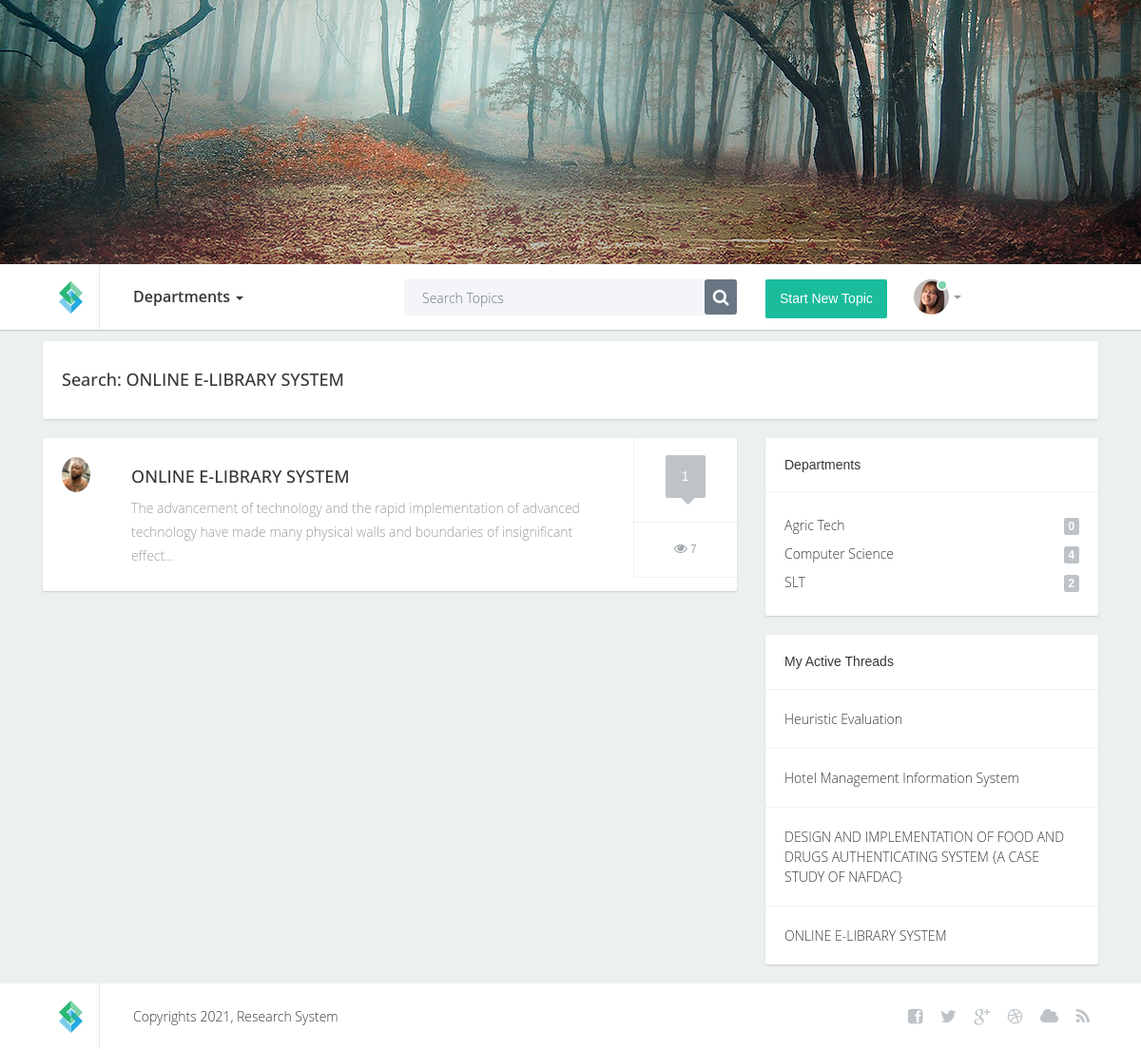
/search.php?s=ONLINE E-LIBRARY SYSTEM (signed in), run on the app's committed database.
### tables this page shows
CREATE TABLE `posts` (
  `id` int(11) NOT NULL,
  `user_id` int(11) NOT NULL,
  `department_id` int(11) NOT NULL,
  `title` varchar(140) NOT NULL,
  `content` text NOT NULL,
  `document` varchar(190) NOT NULL,
  `time_added` timestamp NOT NULL DEFAULT current_timestamp() ON UPDATE current_timestamp(),
  `views` int(11) NOT NULL DEFAULT 0
);

CREATE TABLE `users` (
  `id` int(11) NOT NULL,
  `department_id` int(11) NOT NULL,
  `first_name` varchar(120) NOT NULL,
  `last_name` varchar(120) NOT NULL,
  `username` varchar(120) NOT NULL,
  `profile_image` varchar(120) NOT NULL,
  `password` text NOT NULL,
  `time_added` timestamp NOT NULL DEFAULT current_timestamp() ON UPDATE current_timestamp()
);

CREATE TABLE `departments` (
  `id` int(11) NOT NULL,
  `department` varchar(140) NOT NULL
);

### core/db.class.php (called while the page is built, shortened)
<?php
    class DB {
        public $host = 'localhost';
        public $dbname = 'research_system';
        public $password = '';
        public $username = 'root';
        public $conn;
        function __construct(){
            try {
                $this->conn = new PDO("mysql:host=$this->host;dbname=$this->dbname;", $this->username, $this->password);
                $this->conn->setAttribute(PDO::ATTR_ERRMODE,PDO::ERRMODE_EXCEPTION);
            } catch (PDOException $ex) {
                echo 'Error in database connection '. $ex->getMessage();
            }
        }
        function prep($query){
            return $this->conn->prepare($query);
        }
        function fetchAll($query,$value){
            $query = $this->prep($query);
            $query->execute($value);
            return $query->fetchAll();
        }
        function num_row($query,$value){
            $query = $this->prep($query);
            $query->execute($value);
            return $query->rowCount();
        }
    }
?>

### core/posts.class.php (called while the page is built, shortened)
<?php
    include_once 'db.class.php';
    class Posts extends DB{
        function fetch_user_posts($user_id){
            return DB::fetchAll("SELECT *,posts.id FROM posts
            JOIN departments on departments.id = posts.department_id
            JOIN users on users.id = posts.user_id
            WHERE posts.user_id = ?
            ORDER BY posts.id DESC ",[$user_id]);
        }
        function fetch_department_post_nums($department_id){
            return DB::num_row("SELECT posts.id FROM posts WHERE posts.department_id = ?",[$department_id]);
        }
        function fetch_post_comments_num($post_id){
            return DB::num_row("SELECT * FROM comments WHERE post_id = ? ORDER BY id DESC ",[$post_id]);
        }
        function fetch_search_posts($s){
            return DB::fetchAll("SELECT *,posts.id FROM posts
            JOIN departments on departments.id = posts.department_id
            JOIN users on users.id = posts.user_id
            WHERE posts.title LIKE '%$s%'
            ORDER BY posts.id DESC ",[]);
        }
    }
?>

### core/departments.class.php (called while the page is built, shortened)
<?php
    include_once 'db.class.php';
    class Departments extends DB{
        function fetch_departments(){
            return DB::fetchAll("SELECT * FROM departments ORDER BY department ",[]);
        }
    }
?>

### search.php (the view, shortened to what this page needs)
<?php
if (isset($_SESSION['research_user'])) {
    $user = $_SESSION['research_user'];
}
else{
    header('location: login');
}
$s = $_GET['s'];
include_once 'core/posts.class.php';
$post_obj = new Posts();
$search_posts = $post_obj->fetch_search_posts($s);
$user_posts = $post_obj->fetch_user_posts($user['id']);
?>
<!DOCTYPE html>
<html lang="en">
<?php include_once 'components/head.php'; ?>
<body>
    <div class="container-fluid">
        <?php include_once 'components/header.php'; ?>
        <section class="content">
            <div class="container" style="margin-top: 10px">
                <div class="row">
                    <div class="col-md-12">
                        <div class="post" style="padding: 20px">
                            <div class="row">
                                <div class="col-md-8">
                                    <h2>Search: <?php echo $s ?></h2>
                                </div>
                            </div>
                        </div>
                    </div>
                    <div class="col-lg-8 col-md-8">
                        <?php foreach ($search_posts as $search_post): ?>
                            <div class="post">
                                <div class="wrap-ut pull-left">
                                    <div class="userinfo pull-left">
                                        <div class="avatar">
                                            <img style="max-width: 30px" src="uploads/images/<?php echo $search_post['profile_image'] ?>" alt="" />
                                        </div>
                                    </div>
                                    <div class="posttext pull-left">
                                        <h2><a href="post?id=<?php echo $search_post['id'] ?>"><?php echo $search_post['title'] ?></a></h2>
                                        <p><?php echo substr($search_post['content'],0,150) ?>...</p>
                                    </div>
                                    <div class="clearfix"></div>
                                </div>
                                <div class="postinfo pull-left">
                                    <div class="comments">
                                        <div class="commentbg">
                                            <?php echo $post_obj->fetch_post_comments_num($search_post['id']) ?>
                                            <div class="mark"></div>
                                        </div>
                                    </div>
                                    <div class="views" style="padding: 14px"><i class="fa fa-eye"></i> <?php echo $search_post['views'] ?></div>
                                </div>
                                <div class="clearfix"></div>
                            </div>
                        <?php endforeach ?>
                    </div>
                    <div class="col-lg-4 col-md-4">
                        <div class="sidebarblock">
                            <h3>Departments</h3>
                            <div class="divline"></div>
                            <div class="blocktxt">
                                <ul class="cats">
                                    <?php foreach ($departments as $department): ?>
                                        <li><a href="department?id=<?php echo $department['id'] ?>"><?php echo $department['department'] ?><span class="badge pull-right"><?php echo $post_obj->fetch_department_post_nums($department['id']) ?></span></a></li>
                                    <?php endforeach ?>
                                </ul>
                            </div>
                        </div>
                        <?php if (isset($user)): ?>
                            <div class="sidebarblock">
                                <h3>My Active Threads</h3>
                                <?php foreach ($user_posts as $user_post): ?>
                                    <div class="divline"></div>
                                    <div class="blocktxt">
                                        <a href="post?id=<?php echo $user_post['id'] ?>"><?php echo $user_post['title'] ?></a>
                                    </div>
                                <?php endforeach ?>
                            </div>
                        <?php endif ?>
                    </div>
                </div>
            </div>
        </section>
        <?php include_once 'components/footer.php'; ?>
    </div>
</body>
</html>

### css/custom.css (style rules this page uses)
body { font-family: 'Open Sans Light', sans-serif; font-size: 14px; color: #989c9e; }
a { color: #363838; }
.content { background-color: #ecf0f1; border-top: solid 1px #e0e4e5; }
.avatar { position: relative; }
.avatar img { border-radius: 50%; }
.sidebarblock { background-color: #ffffff; border-radius: 2px; box-shadow: 0 1px 2px #c9cccd; margin-bottom: 20px; }
.sidebarblock h3 { color: #363838; font-size: 14px; font-family: 'Open Sans Bold', sans-serif; margin: 0; padding: 20px; }
.sidebarblock .divline { height: 1px; line-height: 1px; border-bottom: solid 1px #f1f1f1; }
.sidebarblock .blocktxt { padding:20px; }
ul.cats li { list-style: none; display: block; margin:0; padding:0; line-height: 30px; }
ul.cats { margin: 0; padding: 0; }
ul.cats li a { font-size: 14px; color: #363838; font-family: 'Open Sans Light', sans-serif; line-height: 30px; }
ul.cats .badge { background-color: #bdc3c7; font-size: 12px; color: #ffffff; font-family: 'Open Sans Bold', sans-serif; margin-top: 7px; }
.sidebarblock .blocktxt { font-size: 14px; color: #363838; font-family: 'Open Sans Light', sans-serif; }
.post { background-color: #ffffff; border-radius: 2px; box-shadow: 0 1px 2px #c9cccd; margin-bottom: 20px; }
.post .wrap-ut { width: 85%; }
.post .userinfo { width: 15%; padding: 20px 0 15px 15px; }
.post .posttext { width: 85%; padding-right: 30px; padding-top: 20px; padding-bottom: 15px; color: #989c9e; font-size: 14px; font-family: 'Open Sans Light', sans-serif; line-height: 25px; }
.post .postinfo { width: 15%; border-left: solid 1px #f1f1f1; }
.post .avatar { width: 37px; margin-left: 5px; }
.post h2 { color: #363838; font-size: 18px; font-family: 'Open Sans', sans-serif; margin-top: 10px; margin-bottom: 10px; }
.post .comments { border-bottom: solid 1px #f1f1f1; padding: 18px 0 25px 0; text-align: center; }
.post .comments .commentbg { background-color: #bdc3c7; border-radius: 2px; display: inline-block; padding: 12px 17px; color: #ffffff; font-size: 14px; font-family: 'Open Sans Bold', sans-serif; position: relative; }
.post .comments .commentbg .mark { width: 11px; height: 11px; background-color: #bdc3c7; position: absolute; bottom: 0; left: 43%; margin-bottom: -5px; transform:rotate(45deg); -ms-transform:rotate(45deg); -webkit-transform:rotate(45deg); }
.post .views { border-bottom: solid 1px #f1f1f1; color:#9da6aa; font-size: 12px; font-family: 'Open Sans Regular', sans-serif; text-align: center; line-height: 29px; }
.post .views i { font-size: 14px; }
@media (min-width: 992px) and (max-width: 1200px) { .container-fluid { padding: 0; } }

### data on the page
posts: user.profile_image (picture), title "ONLINE E-LIBRARY SYSTEM", content "The advancement of technology and the rapid implementation of advanced technology have made many physical walls and boundaries of insignificant effect", fetch_post_comments_num "1", views "7"
departments: department "Agric Tech", fetch_department_post_nums "0"
departments: department "Computer Science", fetch_department_post_nums "4"
departments: department "SLT", fetch_department_post_nums "2"
posts: title "Heuristic Evaluation"
posts: title "Hotel Management Information System"
posts: title "DESIGN AND IMPLEMENTATION OF FOOD AND DRUGS AUTHENTICATING SYSTEM {A CASE STUDY OF NAFDAC}"

### other printed values
$s "ONLINE E-LIBRARY SYSTEM"
